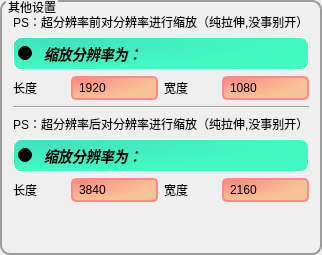
                        <widget class="QGroupBox" name="groupBox_9">
                         <property name="styleSheet">
                          <string notr="true">QGroupBox
{
     font: bold 15pt &quot;Microsoft YaHei&quot;;
     border-color: rgb(156, 156, 156);
     border-width: 2px;
     border-style: solid;
     border-radius:10px;
     margin-top: 6ex;
	 
}
QGroupBox::title {
    subcontrol-origin: margin;
    left: 6px;
top:0px;
}</string>
                         </property>
                         <property name="title">
                          <string>其他设置</string>
                         </property>
                         <layout class="QGridLayout" name="gridLayout_8">
                          <item row="0" column="0">
                           <layout class="QVBoxLayout" name="verticalLayout_7">
                            <item>
                             <widget class="QLabel" name="label_14">
                              <property name="styleSheet">
                               <string notr="true">font: bold 13pt &quot;Microsoft YaHei&quot;;</string>
                              </property>
                              <property name="text">
                               <string>PS：超分辨率前对分辨率进行缩放（纯拉伸,没事别开）</string>
                              </property>
                             </widget>
                            </item>
                            <item>
                             <widget class="QRadioButton" name="rb_resize_bef">
                              <property name="styleSheet">
                               <string notr="true">QRadioButton{
  spacing:12px;
  color: rgb(0, 0, 0);
  background-color: qradialgradient(cx:0, cy:0, radius:1, fx:0.1, fy:0.1, stop:0 rgb(66, 226, 192),  stop:1 rgb(66, 250, 192));
  border:1px outset rgb(255, 255, 255);
  border-radius:8px;
  padding:4px;
    font-family: &quot;Microsoft YaHei&quot;;
	font-size: 14px;
	font-style: italic;
	font-weight: bold;
    font: bold 18px &quot;Microsoft YaHei&quot;
}
QRadioButton:hover {
  background-color:rgb(50, 250, 180);
  border:2px outset rgba(36, 36, 36,0);
}
QRadioButton:pressed {
  background-color:rgb(66, 250, 192);
  border:4px outset rgba(36, 36, 36,0);
}</string>
                              </property>
                              <property name="text">
                               <string>缩放分辨率为：</string>
                              </property>
                              <property name="autoExclusive">
                               <bool>false</bool>
                              </property>
                             </widget>
                            </item>
                            <item>
                             <layout class="QHBoxLayout" name="horizontalLayout_8">
                              <item>
                               <widget class="QLabel" name="label_27">
                                <property name="styleSheet">
                                 <string notr="true">font: bold 13pt &quot;Microsoft YaHei&quot;;</string>
                                </property>
                                <property name="text">
                                 <string>长度</string>
                                </property>
                               </widget>
                              </item>
                              <item>
                               <widget class="QSpinBox" name="sb_rsbef_w">
                                <property name="sizePolicy">
                                 <sizepolicy hsizetype="Minimum" vsizetype="Minimum">
                                  <horstretch>0</horstretch>
                                  <verstretch>0</verstretch>
                                 </sizepolicy>
                                </property>
                                <property name="styleSheet">
                                 <string notr="true">QSpinBox {
    padding-top: 2px;
    padding-bottom: 2px;
	padding-left: 4px;
    padding-right: 15px;
    border:2px solid rgb(253, 139, 133);
    border-radius:5px;
	color: rgb(200,200,200);
    background-color: qradialgradient(cx:0, cy:0, radius:1, fx:0.1, fy:0.1, stop:0 rgb(253, 139, 133),  stop:1 rgb(248, 194, 152));
	selection-color: rgb(235,235,235);
	selection-background-color: rgb(83,121,180);
	font: bold 13pt &quot;Microsoft YaHei&quot;;
    color:rgb(0,0,0);
	
}

QSpinBox:hover {
   	background-color: rgb(248, 194, 152);
	border:1px solid rgb(31,156,220) ;
}

QSpinBox::up-button { /* 向上按钮 */
	subcontrol-origin: border; /* 起始位置 */
	subcontrol-position: top right; /* 居于右上角 */
	border: none;
	width: 12px;
	margin-top: 2px;
	margin-right: 13px;
	margin-bottom: 0px;
}

QSpinBox::up-button:hover {
	border: none;
}

QSpinBox::up-arrow { /* 向上箭头，图片大小为8x8 */
	image: url(:/white/buttom_white/上-小_up-small.svg);
}

QSpinBox::up-arrow:hover {
	image: url(:/white/buttom_white/上-小_up-small.svg);
}

QSpinBox::up-arrow:disabled, QSpinBox::up-arrow:off {
	image: url(:/white/buttom_white/上-小_up-small.svg);
}

QSpinBox::down-button { /* 向下按钮 */
	subcontrol-origin: border;
	subcontrol-position: bottom right;
	border: none;
	width: 12px;
	margin-top: 0px;
	margin-right: 13px;
	margin-bottom: 2px;
}

QSpinBox::down-button:hover {
	border: none;
}

QSpinBox::down-arrow { /* 向下箭头 */
	image: url(:/white/buttom_white/下-小_down-small.svg);
}

QSpinBox::down-arrow:hover {
	image: url(:/white/buttom_white/下-小_down-small.svg);
}

QSpinBox::down-arrow:disabled, QSpinBox::down-arrow:off {
	image: url(:/white/buttom_white/下-小_down-small.svg);
}</string>
                                </property>
                                <property name="minimum">
                                 <number>1</number>
                                </property>
                                <property name="maximum">
                                 <number>10000</number>
                                </property>
                                <property name="value">
                                 <number>1920</number>
                                </property>
                               </widget>
                              </item>
                              <item>
                               <widget class="QLabel" name="label_26">
                                <property name="styleSheet">
                                 <string notr="true">font: bold 13pt &quot;Microsoft YaHei&quot;;</string>
                                </property>
                                <property name="text">
                                 <string>宽度</string>
                                </property>
                               </widget>
                              </item>
                              <item>
                               <widget class="QSpinBox" name="sb_rsbef_h">
                                <property name="sizePolicy">
                                 <sizepolicy hsizetype="Minimum" vsizetype="Minimum">
                                  <horstretch>0</horstretch>
                                  <verstretch>0</verstretch>
                                 </sizepolicy>
                                </property>
                                <property name="styleSheet">
                                 <string notr="true">QSpinBox {
    padding-top: 2px;
    padding-bottom: 2px;
	padding-left: 4px;
    padding-right: 15px;
    border:2px solid rgb(253, 139, 133);
    border-radius:5px;
	color: rgb(200,200,200);
    background-color: qradialgradient(cx:0, cy:0, radius:1, fx:0.1, fy:0.1, stop:0 rgb(253, 139, 133),  stop:1 rgb(248, 194, 152));
	selection-color: rgb(235,235,235);
	selection-background-color: rgb(83,121,180);
	font: bold 13pt &quot;Microsoft YaHei&quot;;
    color:rgb(0,0,0);
	
}

QSpinBox:hover {
   	background-color: rgb(248, 194, 152);
	border:1px solid rgb(31,156,220) ;
}

QSpinBox::up-button { /* 向上按钮 */
	subcontrol-origin: border; /* 起始位置 */
	subcontrol-position: top right; /* 居于右上角 */
	border: none;
	width: 12px;
	margin-top: 2px;
	margin-right: 13px;
	margin-bottom: 0px;
}

QSpinBox::up-button:hover {
	border: none;
}

QSpinBox::up-arrow { /* 向上箭头，图片大小为8x8 */
	image: url(:/white/buttom_white/上-小_up-small.svg);
}

QSpinBox::up-arrow:hover {
	image: url(:/white/buttom_white/上-小_up-small.svg);
}

QSpinBox::up-arrow:disabled, QSpinBox::up-arrow:off {
	image: url(:/white/buttom_white/上-小_up-small.svg);
}

QSpinBox::down-button { /* 向下按钮 */
	subcontrol-origin: border;
	subcontrol-position: bottom right;
	border: none;
	width: 12px;
	margin-top: 0px;
	margin-right: 13px;
	margin-bottom: 2px;
}

QSpinBox::down-button:hover {
	border: none;
}

QSpinBox::down-arrow { /* 向下箭头 */
	image: url(:/white/buttom_white/下-小_down-small.svg);
}

QSpinBox::down-arrow:hover {
	image: url(:/white/buttom_white/下-小_down-small.svg);
}

QSpinBox::down-arrow:disabled, QSpinBox::down-arrow:off {
	image: url(:/white/buttom_white/下-小_down-small.svg);
}</string>
                                </property>
                                <property name="minimum">
                                 <number>1</number>
                                </property>
                                <property name="maximum">
                                 <number>10000</number>
                                </property>
                                <property name="value">
                                 <number>1080</number>
                                </property>
                               </widget>
                              </item>
                             </layout>
                            </item>
                            <item>
                             <widget class="Line" name="line_5">
                              <property name="orientation">
                               <enum>Qt::Horizontal</enum>
                              </property>
                             </widget>
                            </item>
                            <item>
                             <widget class="QLabel" name="label_19">
                              <property name="styleSheet">
                               <string notr="true">font: bold 13pt &quot;Microsoft YaHei&quot;;</string>
                              </property>
                              <property name="text">
                               <string>PS：超分辨率后对分辨率进行缩放（纯拉伸,没事别开）</string>
                              </property>
                             </widget>
                            </item>
                            <item>
                             <widget class="QRadioButton" name="rb_resize_aft">
                              <property name="styleSheet">
                               <string notr="true">QRadioButton{
  spacing:12px;
  color: rgb(0, 0, 0);
  background-color: qradialgradient(cx:0, cy:0, radius:1, fx:0.1, fy:0.1, stop:0 rgb(66, 226, 192),  stop:1 rgb(66, 250, 192));
  border:1px outset rgb(255, 255, 255);
  border-radius:8px;
  padding:4px;
    font-family: &quot;Microsoft YaHei&quot;;
	font-size: 14px;
	font-style: italic;
	font-weight: bold;
    font: bold 18px &quot;Microsoft YaHei&quot;
}
QRadioButton:hover {
  background-color:rgb(50, 250, 180);
  border:2px outset rgba(36, 36, 36,0);
}
QRadioButton:pressed {
  background-color:rgb(66, 250, 192);
  border:4px outset rgba(36, 36, 36,0);
}</string>
                              </property>
                              <property name="text">
                               <string>缩放分辨率为：</string>
                              </property>
                              <property name="autoExclusive">
                               <bool>false</bool>
                              </property>
                             </widget>
                            </item>
                            <item>
                             <layout class="QHBoxLayout" name="horizontalLayout_7">
                              <item>
                               <widget class="QLabel" name="label_29">
                                <property name="styleSheet">
                                 <string notr="true">font: bold 13pt &quot;Microsoft YaHei&quot;;</string>
                                </property>
                                <property name="text">
                                 <string>长度</string>
                                </property>
                               </widget>
                              </item>
                              <item>
                               <widget class="QSpinBox" name="sb_rsaft_w">
                                <property name="sizePolicy">
                                 <sizepolicy hsizetype="Minimum" vsizetype="Minimum">
                                  <horstretch>0</horstretch>
                                  <verstretch>0</verstretch>
                                 </sizepolicy>
                                </property>
                                <property name="styleSheet">
                                 <string notr="true">QSpinBox {
    padding-top: 2px;
    padding-bottom: 2px;
	padding-left: 4px;
    padding-right: 15px;
    border:2px solid rgb(253, 139, 133);
    border-radius:5px;
	color: rgb(200,200,200);
    background-color: qradialgradient(cx:0, cy:0, radius:1, fx:0.1, fy:0.1, stop:0 rgb(253, 139, 133),  stop:1 rgb(248, 194, 152));
	selection-color: rgb(235,235,235);
	selection-background-color: rgb(83,121,180);
	font: bold 13pt &quot;Microsoft YaHei&quot;;
    color:rgb(0,0,0);
	
}

QSpinBox:hover {
   	background-color: rgb(248, 194, 152);
	border:1px solid rgb(31,156,220) ;
}

QSpinBox::up-button { /* 向上按钮 */
	subcontrol-origin: border; /* 起始位置 */
	subcontrol-position: top right; /* 居于右上角 */
	border: none;
	width: 12px;
	margin-top: 2px;
	margin-right: 13px;
	margin-bottom: 0px;
}

QSpinBox::up-button:hover {
	border: none;
}

QSpinBox::up-arrow { /* 向上箭头，图片大小为8x8 */
	image: url(:/white/buttom_white/上-小_up-small.svg);
}

QSpinBox::up-arrow:hover {
	image: url(:/white/buttom_white/上-小_up-small.svg);
}

QSpinBox::up-arrow:disabled, QSpinBox::up-arrow:off {
	image: url(:/white/buttom_white/上-小_up-small.svg);
}

QSpinBox::down-button { /* 向下按钮 */
	subcontrol-origin: border;
	subcontrol-position: bottom right;
	border: none;
	width: 12px;
	margin-top: 0px;
	margin-right: 13px;
	margin-bottom: 2px;
}

QSpinBox::down-button:hover {
	border: none;
}

QSpinBox::down-arrow { /* 向下箭头 */
	image: url(:/white/buttom_white/下-小_down-small.svg);
}

QSpinBox::down-arrow:hover {
	image: url(:/white/buttom_white/下-小_down-small.svg);
}

QSpinBox::down-arrow:disabled, QSpinBox::down-arrow:off {
	image: url(:/white/buttom_white/下-小_down-small.svg);
}</string>
                                </property>
                                <property name="minimum">
                                 <number>1</number>
                                </property>
                                <property name="maximum">
                                 <number>10000</number>
                                </property>
                                <property name="value">
                                 <number>3840</number>
                                </property>
                               </widget>
                              </item>
                              <item>
                               <widget class="QLabel" name="label_30">
                                <property name="styleSheet">
                                 <string notr="true">font: bold 13pt &quot;Microsoft YaHei&quot;;</string>
                                </property>
                                <property name="text">
                                 <string>宽度</string>
                                </property>
                               </widget>
                              </item>
                              <item>
                               <widget class="QSpinBox" name="sb_rsaft_h">
                                <property name="sizePolicy">
                                 <sizepolicy hsizetype="Minimum" vsizetype="Minimum">
                                  <horstretch>0</horstretch>
                                  <verstretch>0</verstretch>
                                 </sizepolicy>
                                </property>
                                <property name="styleSheet">
                                 <string notr="true">QSpinBox {
    padding-top: 2px;
    padding-bottom: 2px;
	padding-left: 4px;
    padding-right: 15px;
    border:2px solid rgb(253, 139, 133);
    border-radius:5px;
	color: rgb(200,200,200);
    background-color: qradialgradient(cx:0, cy:0, radius:1, fx:0.1, fy:0.1, stop:0 rgb(253, 139, 133),  stop:1 rgb(248, 194, 152));
	selection-color: rgb(235,235,235);
	selection-background-color: rgb(83,121,180);
	font: bold 13pt &quot;Microsoft YaHei&quot;;
    color:rgb(0,0,0);
	
}

QSpinBox:hover {
   	background-color: rgb(248, 194, 152);
	border:1px solid rgb(31,156,220) ;
}

QSpinBox::up-button { /* 向上按钮 */
	subcontrol-origin: border; /* 起始位置 */
	subcontrol-position: top right; /* 居于右上角 */
	border: none;
	width: 12px;
	margin-top: 2px;
	margin-right: 13px;
	margin-bottom: 0px;
}

QSpinBox::up-button:hover {
	border: none;
}

QSpinBox::up-arrow { /* 向上箭头，图片大小为8x8 */
	image: url(:/white/buttom_white/上-小_up-small.svg);
}

QSpinBox::up-arrow:hover {
	image: url(:/white/buttom_white/上-小_up-small.svg);
}

QSpinBox::up-arrow:disabled, QSpinBox::up-arrow:off {
	image: url(:/white/buttom_white/上-小_up-small.svg);
}

QSpinBox::down-button { /* 向下按钮 */
	subcontrol-origin: border;
	subcontrol-position: bottom right;
	border: none;
	width: 12px;
	margin-top: 0px;
	margin-right: 13px;
	margin-bottom: 2px;
}

QSpinBox::down-button:hover {
	border: none;
}

QSpinBox::down-arrow { /* 向下箭头 */
	image: url(:/white/buttom_white/下-小_down-small.svg);
}

QSpinBox::down-arrow:hover {
	image: url(:/white/buttom_white/下-小_down-small.svg);
}

QSpinBox::down-arrow:disabled, QSpinBox::down-arrow:off {
	image: url(:/white/buttom_white/下-小_down-small.svg);
}</string>
                                </property>
                                <property name="minimum">
                                 <number>1</number>
                                </property>
                                <property name="maximum">
                                 <number>10000</number>
                                </property>
                                <property name="value">
                                 <number>2160</number>
                                </property>
                               </widget>
                              </item>
                             </layout>
                            </item>
                            <item>
                             <spacer name="verticalSpacer_5">
                              <property name="orientation">
                               <enum>Qt::Vertical</enum>
                              </property>
                              <property name="sizeHint" stdset="0">
                               <size>
                                <width>20</width>
                                <height>40</height>
                               </size>
                              </property>
                             </spacer>
                            </item>
                           </layout>
                          </item>
                         </layout>
                        </widget>
